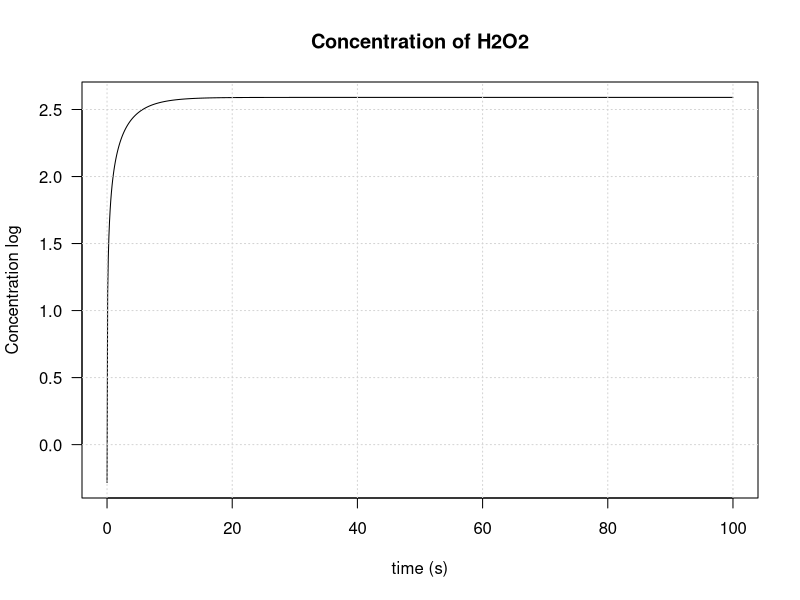
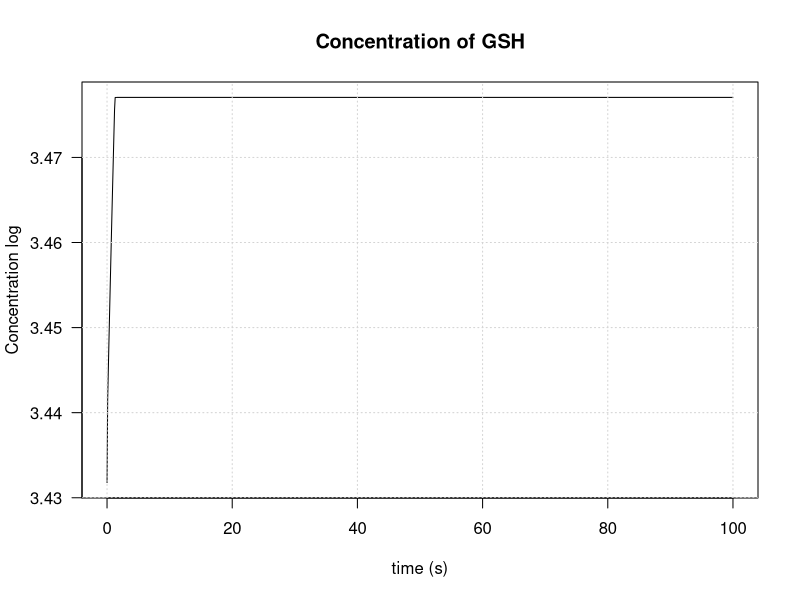
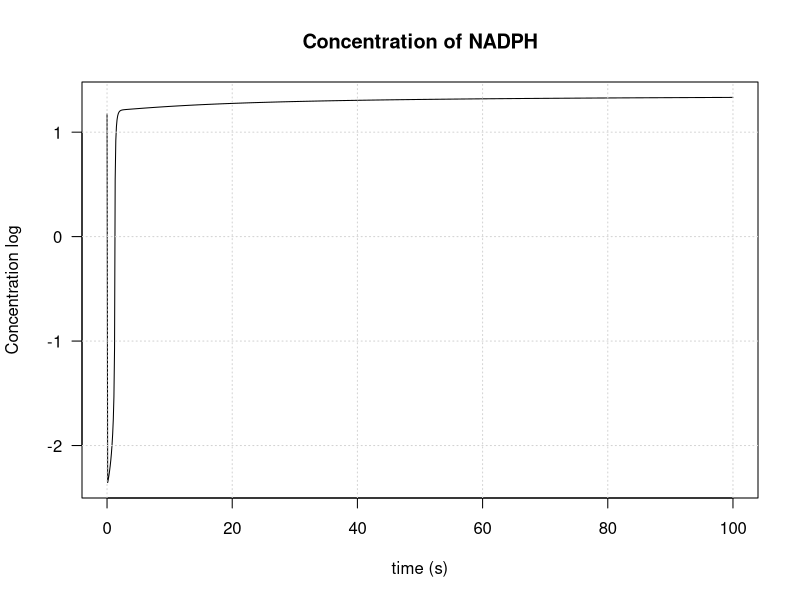
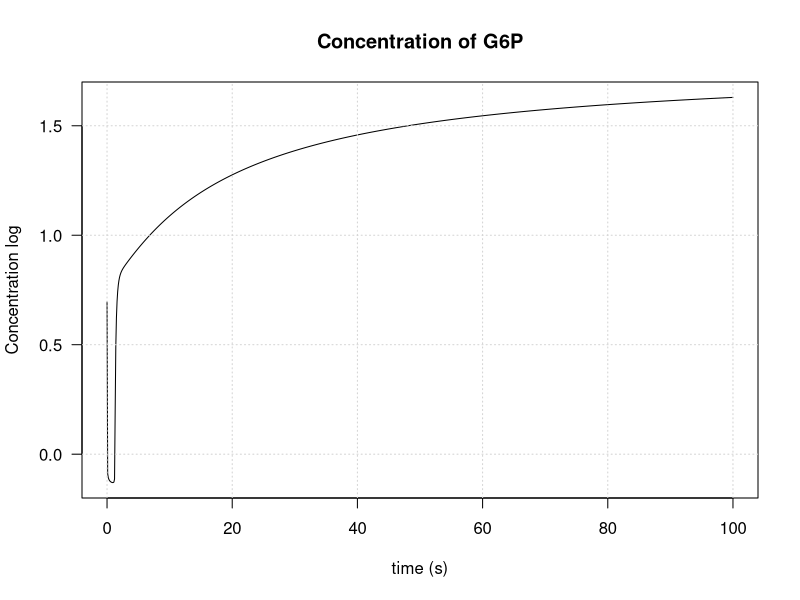
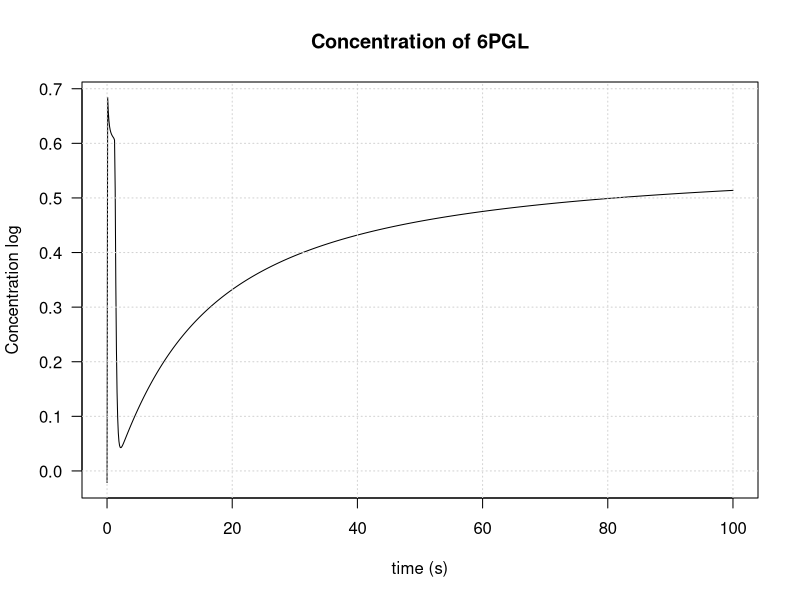
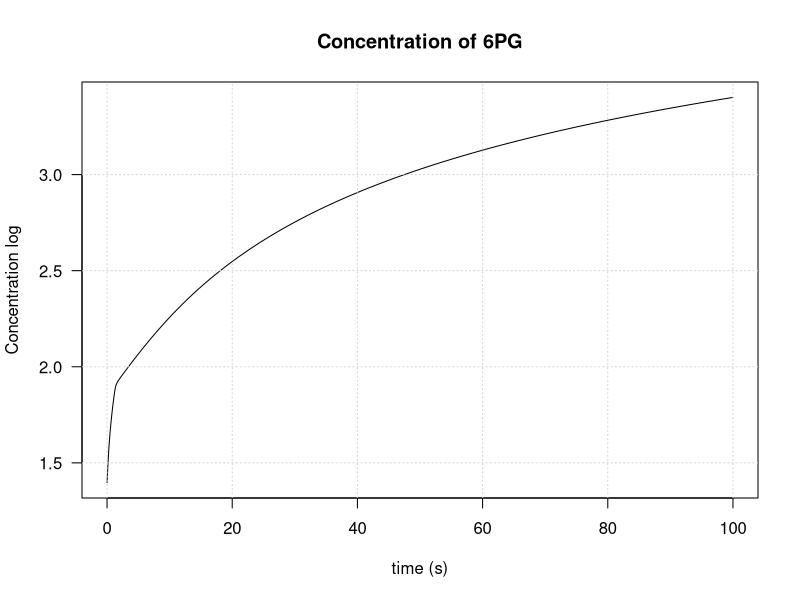
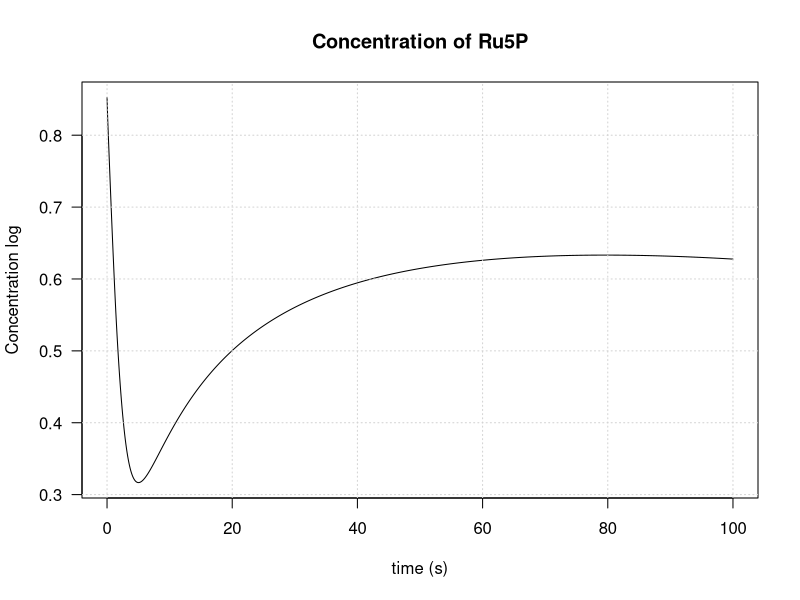
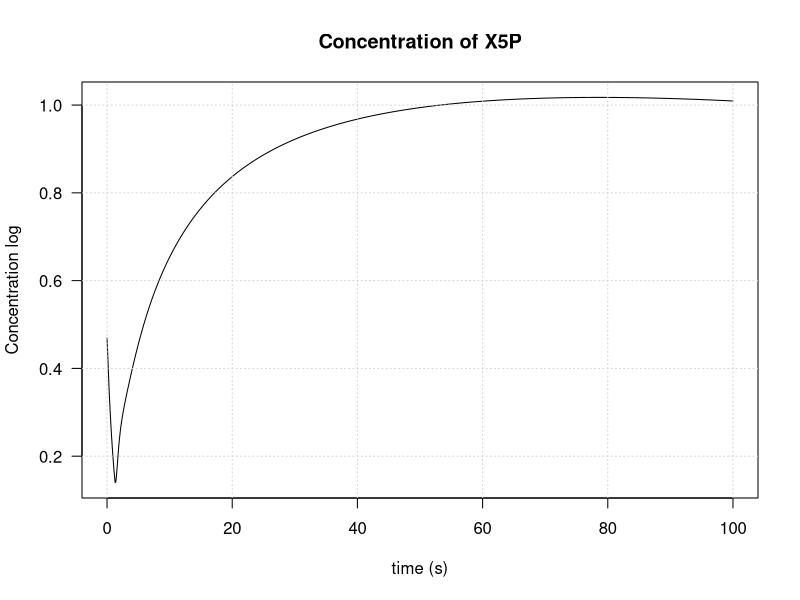

Write the R code that produced these figures, in order.
## ---- chunk 1
knitr::opts_chunk$set(echo = TRUE)
## ---- chunk 2
# S. Charles (2022-03-10)
rm(list = ls())
library(tidyverse)
library(deSolve)
library(readxl)
library(ggplot2)
library(dplyr)
## ---- chunk 3
                ## GENERAL FONCTION ##
# DIFFUSION LAW
# Function Diffusion to the compartment 1 to compartment 2
DIFF <- function(C1, C2, k, kdiff){
  # C1: matrix(time)
  # C2: matrix(time)
  # k: constant max
  # kdiff: constant diffusion
  phi <- k + kdiff * (C1-C2)
  return (phi)
}

# MASS ACTION LAW
# Function MA(m,n) (equation 5) Mass Action
MA <- function(sub, k, produit, inhib, Keq, Ki){
  # time: vector of time points
  # sub : matrix of substrat concentration (time)
  # produit : vector of n products concentration
  # inhib: vector of inhibitor
  # k: constant max
  # Km: vector of MM constants 
  # Keq: equilibrium constant
  # Ki: Inhibitor constant
  phi <- k * (prod(sub) - (prod(produit) / Keq)) / ( 1 + inhib/Ki )
  return(phi)
}
# /!\ value put by default for P, I, Keq, Ki, in case of the equation is not reversible and has no inhibitors

# MICHAELIS MENTEN LAW
MM <- function(sub, k, Km, produit, Keq, inhib, Ki){
  # time: vector of time points
  # sub : matrix of substrat concentration (time)
  # produit : vector of n products concentration
  # inhib: vector of inhibitor
  # k: constant max
  # Km: vector of MM constants
  # Keq: equilibrium constant
  # Ki: Inhibitor constant
  phi <- k * (prod(sub) - prod(produit)/Keq) / (1 + (prod(sub)+prod(produit))/Km + sum(inhib)/Ki)
  return(phi)
}
                ## PARTICULAR FONCTION ##
## GPx / GR

# MICHAELIS MENTEN LAW
MM_GPx_GR <- function(sub, k, Km, Un){
  # time: vector of time points
  # sub : matrix of substrat concentration (time)
  # k: constant max
  # Km: vector of MM constants
  # Un: if Un == 0 : GPx AND if Un == 1 : GR
  phi <- k * (prod(sub)) / (Un + sum(sub/Km)) # need to have the S in the same order than Km
  return(phi)
}

# MICHAELIS MENTEN LAW
MM_6PGD <- function(sub, k, Km, produit, inhib, Ki){
  # time: vector of time points
  # sub : matrix of substrat concentration (time)
  # produit : vector of n products concentration
  # inhib: vector of inhibitor
  # k: constant max
  # Km: vector of MM constants
  # Keq: equilibrium constant
  # Ki: Inhibitor constant
  phi <- k * (prod(sub))  / (1 + (prod(sub)+prod(produit))/Km + sum(inhib)/Ki)
  return(phi)
}

MA_GAPD <- function(sub, k, produit, inhib, Ki){
  # time: vector of time points
  # sub : matrix of substrat concentration (time)
  # produit : vector of n products concentration
  # inhib: vector of inhibitor
  # k: constant max
  # Km: vector of MM constants 
  # Keq: equilibrium constant
  # Ki: Inhibitor constant
  phi <- k * prod(sub) / ( 1 + inhib[1]/(Ki * (inhib[2]/ (inhib[2]+ 2*inhib[3]))))
  return(phi)
}

## Constant (need ?)
CONST <- function(k){
  return(k)
}
## ---- chunk 4
sys_sto_ode <- c(c(1,-1,-1,0,0,0,0,0,0,0,0,0,0,0,0,0,0,0,0,0,0,0,0), c(0,0,-2,2,0,0,0,0,0,0,0,0,0,0,0,0,0,0,0,0,0,0,0), c(0,0,0,-1,1,-1,1,0,1,0,0,0,0,0,0,0,0,0,0,0,0,0,0),c(0,0,0,0,0,0,-1,0,0,0,0,0,0,0,0,1,-1,0,0,0,0,0,0),c(0,0,0,0,0,0,1,-1,0,0,0,0,0,0,0,0,0,0,0,0,0,0,0),c(0,0,0,0,0,0,0,1,-1,0,0,0,0,0,0,0,0,0,0,0,0,0,0), c(0,0,0,0,0,0,0,0,1,-1,-1,0,0,0,0,0,0,0,0,0,0,0,0), c(0,0,0,0,0,0,0,0,0,0,1,0,-1,0,-1,0,0,0,0,0,0,0,0), c(0,0,0,0,0,0,0,0,0,1,0,-1,-1,0,0,0,0,0,0,0,0,0,0), c(0,0,0,0,0,0,0,0,0,0,0,0,1,-1,0,0,0,0,0,0,0,0,0), c(0,0,0,0,0,0,0,0,0,0,0,0,0,1,-1,0,0,0,0,0,0,0,0), c(0,0,0,0,0,0,0,0,0,0,0,0,0,0,0,-1,0,0,0,0,0,1,0),c(0,0,0,0,0,0,0,0,0,0,0,0,0,0,1,0,1,-1,0,0,0,0,1),c(0,0,0,0,0,0,0,0,0,0,0,0,0,0,0,0,0,1,-1,0,0,0,0),c(0,0,0,0,0,0,0,0,0,0,0,0,0,0,0,0,0,0,1,-1,0,0,0),c(0,0,0,0,0,0,0,0,0,0,0,0,1,0,1,0,0,0,1,1,-1,0,-1),c(0,0,1,-1,0,0,0,0,0,0,0,0,0,0,0,0,0,0,0,0,0,0,0),c(0,0,0,1,-1,1,-1,0,-1,0,0,0,0,0,0,0,0,0,0,0,0,0,0))
name_equa_diff <- c("H2O2","GSH","NADPH","G6P","6PGL","6PG","Ru5P","X5P","R5P","S7P","E4P","GLC","F6P","FBP","DHAP","GAP","GSSG","NADPp")
name_phi       <- c("phi_OX","phi_CAT","phi_GPx","phi_GR","phi_NNH","phi_NHN","phi_G6PD","phi_6PGL","phi_6PGD","phi_RPI","phi_RPE","phi_PRPP","phi_TKT1","phi_TLD","phi_TKT2","phi_HK","phi_PGI","phi_PFK","phi_ALD","phi_TPI","phi_GAPD","phi_GLU","phi_TAL")

mat_stochio <- matrix(sys_sto_ode, nrow=23)

colnames(mat_stochio) <- name_equa_diff
rownames(mat_stochio) <- name_phi

mat_stochio_equadiff <- t(mat_stochio)

head(mat_stochio_equadiff)
## ---- chunk 5
parameters_table <- read_excel("parameters.xlsx")
parameters<-as.numeric(as.vector(t(parameters_table[,4])))
length(parameters)
## ---- chunk 6
init_table <- read_excel("init.xlsx")
init<-as.numeric(as.vector(t(init_table[,2])))
length(init)
## ---- chunk 7
syst <- function(t, y, parameters, msys){
  
  # PHI
  Phi <- matrix(c(
    DIFF(parameters[3], y[1], parameters[1], parameters[2]),
    MA(sub=y[1], k=parameters[4], produit=0, inhib=0, Keq=1, Ki=1),
    MM_GPx_GR(sub=c(y[1],y[2]), k=parameters[5], Km=c(parameters[6],parameters[7]), Un=0),
    MM_GPx_GR(sub=c(y[17],y[3]), k=parameters[8], Km=c(parameters[9],parameters[10]), Un=1),
    MA(sub=y[18], k=parameters[11], produit=0, inhib=0, Keq=1, Ki=1),
    MA(sub=y[18], k=parameters[12], produit=0, inhib=y[1], Keq=1, Ki=parameters[13]),
    MA(sub=c(y[4],y[18]), k=parameters[14], produit=0, inhib=y[3], Keq=1, Ki=parameters[15]),
    MA(sub=y[5], k=parameters[16], produit=0, inhib=0, Keq=1, Ki=1), 
    MM_6PGD(sub=c(y[6],y[18]), k=parameters[17], Km=parameters[18], produit=y[6], inhib=y[3], Ki=parameters[19]),
    MA(sub=y[7], k=parameters[20], produit=y[9], inhib=0, Keq=parameters[21], Ki=1), 
    MA(sub=y[7], k=parameters[22], produit=y[8], inhib=0, Keq=parameters[23], Ki=1),
    MM(sub=c(y[9]), k=parameters[24], Km=parameters[25], produit=0, Keq=1, inhib=0, Ki=1),
    MM(sub=c(y[9],y[8]), k=parameters[26], Km=parameters[27], produit=c(y[16],y[10]), Keq=parameters[28], inhib=0, Ki=1),
    MM(sub=c(y[16],y[10]), k=parameters[29], Km=parameters[30], produit=c(y[13],y[11]), Keq=parameters[31], inhib=0, Ki=1),
    MM(sub=c(y[11],y[8]), k=parameters[32], Km=parameters[33], produit=c(y[13],y[16]), Keq=parameters[34], inhib=0, Ki=1),
    MA(sub=y[12], k=parameters[35], produit=0, inhib=y[16], Keq=1, Ki=parameters[36]),
    MA(sub=y[4], k=parameters[37], produit=y[13], inhib=y[6], Keq=parameters[38], Ki=parameters[39]),
    MA(sub=y[13], k=parameters[40], produit=0, inhib=0, Keq=1, Ki=1) - MA(sub=y[14], k=parameters[41], produit=0, inhib=0, Keq=1, Ki=1),
    MA(sub=y[14], k=parameters[42], produit=c(y[15],y[16]), inhib=0, Keq=parameters[43], Ki=1),
    MA(sub=y[15], k=parameters[44], produit=y[16], inhib=0, Keq=parameters[45], Ki=1),
    MA_GAPD(sub=y[16], k=parameters[46], produit=0, inhib=c(y[1],y[2],y[17]), Ki=parameters[47]),
    parameters[49],
    MM(sub=c(y[10],y[16]), k=parameters[50], Km=parameters[52], produit=c(y[13],y[16]), Keq=parameters[51], inhib=0, Ki=1)
  ))
  dy <- msys %*% Phi
  
  
  return(list(as.vector(dy)))
}
## ---- chunk 8
time <- seq(0, 100, by=0.1)
solution <- lsoda(y = init, times = time, func = syst, parms = parameters, msys= mat_stochio_equadiff)
## ---- chunk 9
length(solution)
## ---- chunk 10
solution_log <- solution[,-c(1)]
## ---- chunk 11
recupm <- read_excel("22-03-17_MODEL.xlsx")
## ---- chunk 12
mmodel <- mutate_all(recupm, function(x) as.numeric(as.character(x))) # transform table into numeric values
## ---- chunk 13
for (i in seq(2,length(name_equa_diff)+1)){
  plot(x=solution[,1], y=log10(solution[,i]), type = "l", main = paste("Concentration of", name_equa_diff[i-1]), xlab = "time (s)", ylab = "Concentration log",las=1)
  grid()
  }
## ---- chunk 14
for (i in seq(2,length(name_equa_diff)+1)){
  plot(x=solution[,1], y=solution[,i],log="y", type = "l", main = paste("Concentration of", name_equa_diff[i-1]), xlab = "time (s)", ylab = "Concentration log",las=1)
  }
